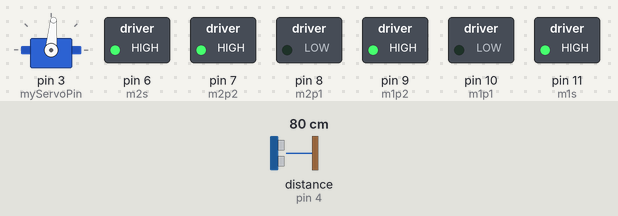
Recording of a sketch running on a simulated Arduino Uno, built with avr-gcc and run on an emulated ATmega328P. On the bench: servo, switched loads named in the sketch (green lamp = pin HIGH). Wiring (inferred from the names in the program): ultrasonic range finder: trigger pin 5; echo pin 4. Dashed ring = blinking. Inputs (shaded band) come from the test bench; at power-on: distance to the obstacle (sensor on pin 4) 80 cm. The echo pulse lasts 58.3 µs per cm; pins used as bus, display or sensor lines are not drawn.

Above: at 1.2 s.
1.3 s: distance to the obstacle (sensor on pin 4) set to 2 cm
At 2.1 s:
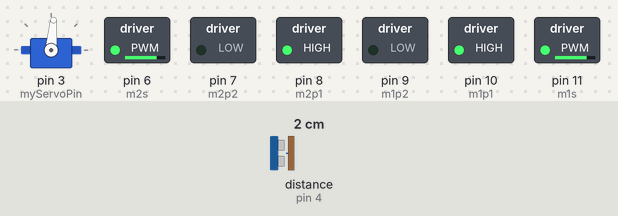
4.3 s: distance to the obstacle (sensor on pin 4) set to 23 cm
7.3 s: distance to the obstacle (sensor on pin 4) set to 28 cm
At 8.4 s:
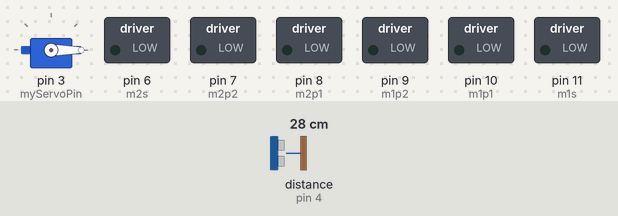
10.3 s: distance to the obstacle (sensor on pin 4) set to 35 cm
At 12.7 s:
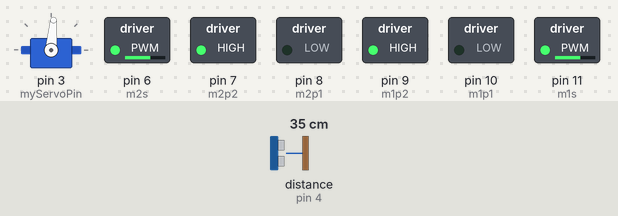
13.0 s: distance to the obstacle (sensor on pin 4) set to 4 cm
At 13.12 s:
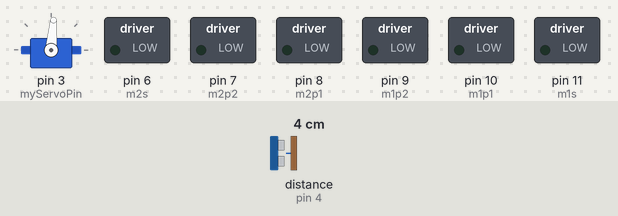
16.0 s: distance to the obstacle (sensor on pin 4) set to 33 cm
At 17.8 s:
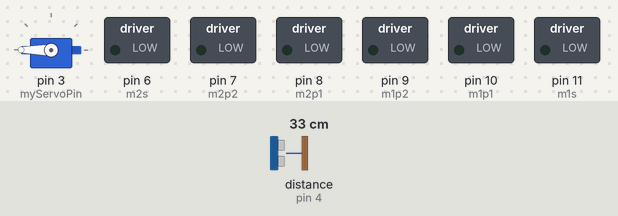
Timing chart, 0 to 19.8 s (numbered marks = the images above; inputs shaded):
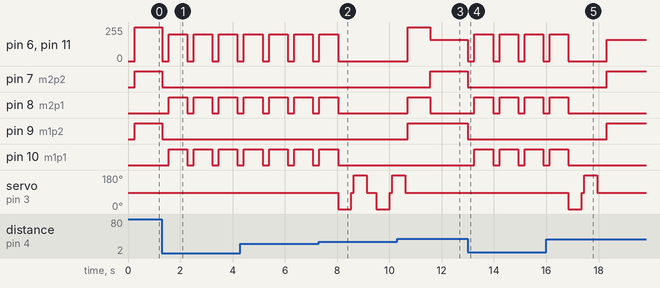

Measured:
- the behaviour switches between 25 and 26 cm on distance to the obstacle (sensor on pin 4) (found by bisection; images 1 and 2)
- after the input at 1.3 s, pin 6 (m2s), pin 11 (m1s): alternates 200/255 for 0.71 s and 0/255 for 0.25 s, starting at once; pin 7 (m2p2), pin 9 (m1p2): HIGH → LOW at once; pin 8 (m2p1), pin 10 (m1p1): alternates HIGH for 0.71 s and LOW for 0.25 s, starting after 0.25 s
- after the input at 7.3 s, pin 6 (m2s), pin 11 (m1s): goes on until 8.0 s, then stays 0/255; pin 8 (m2p1), pin 10 (m1p1): goes on until 8.0 s, then stays LOW; servo on pin 3 (myServoPin): 85° → 0° after 0.74 s, → 85° 0.50 s later, → 180° 0.10 s later, → 85° 0.50 s later, … (7 changes in this stretch)
- after the input at 10.3 s, pin 7 (m2p2): LOW → HIGH after 1.3 s; pin 9 (m1p2): goes on until 10.7 s, then stays HIGH; servo on pin 3 (myServoPin): goes on until 10.6 s, then stays 85°
- after the input at 13.0 s, pin 6 (m2s), pin 11 (m1s): alternates 200/255 for 0.71 s and 0/255 for 0.25 s, starting at once; pin 7 (m2p2), pin 9 (m1p2): HIGH → LOW at once; pin 8 (m2p1), pin 10 (m1p1): alternates HIGH for 0.71 s and LOW for 0.25 s, starting after 0.25 s
- after the input at 16.0 s, pin 7 (m2p2), pin 9 (m1p2): LOW → HIGH after 2.3 s; pin 8 (m2p1), pin 10 (m1p1): goes on until 16.8 s, then stays LOW; servo on pin 3 (myServoPin): 85° → 0° after 0.85 s, → 85° 0.50 s later, → 180° 0.10 s later, → 85° 0.50 s later

The sketch:

Arduino_Obstacle_Avoiding_Car_A_O_A_C_.ino
```cpp
/*
This beautiful code is created by Susovan das on 8th july 2020 for those people who wanted to make a ultra sonic car using Arduino And HC SR04 Ultra Sonic Sensor.
*/
#include <servo.h>//we need servo library
#define TriggerPin  5 //define_Trigger___________Pin
#define EchoPin     4 //define_Echo______________Pin
#define m1p1       10 //define_right_motor_+ve___Pin
#define m1p2        9 //define_right_motor_-ve___Pin
#define m2p1        8 //define_left__motor +ve___pin
#define m2p2        7 //define_left__motor_-ve___pin
#define m1s        11 //define_right_motor_speed_Pin
#define m2s         6 //define_left__motor_speed_Pin
#define myServoPin  3 //define_servo_____________Pin
#define frontpos   85 //defining_servo_front__degree
#define leftpos   180 //defining_servo_left___degree
#define rightpos    0 //defining_servo_right__degree
#define dt        350 //defining__________delay_Time
Servo myservo;
float frontdistance;
float leftdistance;
float rightdistance;
float frontduration;
float leftduration;
float rightduration;

void setup(){

    myservo.attach(myServoPin);
    pinMode(m1p1,OUTPUT);
    pinMode(m1p2,OUTPUT);
    pinMode(m2p1,OUTPUT);
    pinMode(m2p2,OUTPUT);
    pinMode(m1s ,OUTPUT);
    pinMode(m2s ,OUTPUT);
    pinMode(TriggerPin,OUTPUT);
    pinMode(EchoPin,INPUT);

}

void loop(){
  //front distance
  myservo.write(frontpos);
  delay(10);
  digitalWrite(TriggerPin,LOW);
  delayMicroseconds(2);
  digitalWrite(TriggerPin,HIGH);
  delayMicroseconds(10);
  digitalWrite(TriggerPin,LOW);
  frontduration=pulseIn(EchoPin,HIGH);
  frontdistance=frontduration*0.0343/2;
  if(frontdistance<=5){frontdistance=0;}
  delay(dt-100);

 while(frontdistance>50 ){
 forwardspd3();
 //front distance

 digitalWrite(TriggerPin,LOW);
 delayMicroseconds(2);
 digitalWrite(TriggerPin,HIGH);
 delayMicroseconds(10);
 digitalWrite(TriggerPin,LOW);
 frontduration=pulseIn(EchoPin,HIGH);
 frontdistance=frontduration*0.0343/2;
 if(frontdistance<=5){frontdistance=0;}
 delay(1);}

while(frontdistance>40 ){
 forwardspd2();
 //front distance

 digitalWrite(TriggerPin,LOW);
 delayMicroseconds(2);
 digitalWrite(TriggerPin,HIGH);
 delayMicroseconds(10);
 digitalWrite(TriggerPin,LOW);
 frontduration=pulseIn(EchoPin,HIGH);
 frontdistance=frontduration*0.0343/2;
 if(frontdistance<=5){frontdistance=0;}
 delay(1);}

 while(frontdistance>30 ){
 forwardspd1();
 //front distance

 digitalWrite(TriggerPin,LOW);
 delayMicroseconds(2);
 digitalWrite(TriggerPin,HIGH);
 delayMicroseconds(10);
 digitalWrite(TriggerPin,LOW);
 frontduration=pulseIn(EchoPin,HIGH);
 frontdistance=frontduration*0.0343/2;
 if(frontdistance<=5){frontdistance=0;}
 delay(1);}


 while(frontdistance<=25 ){
        stop();
        delay(250);
        backward();
        delay(700);
         //front distance
    myservo.write(frontpos);
    digitalWrite(TriggerPin,LOW);
    delayMicroseconds(2);
    digitalWrite(TriggerPin,HIGH);
    delayMicroseconds(10);
    digitalWrite(TriggerPin,LOW);
    frontduration=pulseIn(EchoPin,HIGH);
    frontdistance=frontduration*0.0343/2;
    if(frontdistance<=5){frontdistance=0;}
    delay(10);
        }
  stop();
        //right distance
  myservo.write(rightpos);
  delay(250);
  digitalWrite(TriggerPin,LOW);
  delayMicroseconds(2);
  digitalWrite(TriggerPin,HIGH);
  delayMicroseconds(10);
  digitalWrite(TriggerPin,LOW);
  rightduration=pulseIn(EchoPin,HIGH);
  rightdistance=rightduration*0.0343/2;
  delay(dt-100);


           myservo.write(frontpos);

               delay(100);

    //left distance

    myservo.write(leftpos);
    delay(250);
    digitalWrite(TriggerPin,LOW);
    delayMicroseconds(2);
    digitalWrite(TriggerPin,HIGH);
    delayMicroseconds(10);
    digitalWrite(TriggerPin,LOW);
    leftduration=pulseIn(EchoPin,HIGH);
    leftdistance=leftduration*0.0343/2;
    delay(dt-100);
    myservo.write(frontpos);
    delay(100);

     if(leftdistance<rightdistance){  right();
                                      delay(600);
                                   }
else if(leftdistance>rightdistance){  left();
                                      delay(600);
                                   }
           }

void forwardspd1(){//forward first  speed
    analogWrite (m1s , 160);
    analogWrite (m2s , 160);
    digitalWrite(m1p1, LOW);
    digitalWrite(m1p2,HIGH);
    digitalWrite(m2p1, LOW);
    digitalWrite(m2p2,HIGH);
}
void forwardspd2(){//forward second speed
    analogWrite (m1s , 200);
    analogWrite (m2s , 200);
    digitalWrite(m1p1, LOW);
    digitalWrite(m1p2,HIGH);
    digitalWrite(m2p1, LOW);
    digitalWrite(m2p2,HIGH);
}
void forwardspd3(){//forward third  speed
    analogWrite (m1s , 255);
    analogWrite (m2s , 255);
    digitalWrite(m1p1, LOW);
    digitalWrite(m1p2,HIGH);
    digitalWrite(m2p1, LOW);
    digitalWrite(m2p2,HIGH);
}
void backward(){
    analogWrite (m1s , 200);
    analogWrite (m2s , 200);
    digitalWrite(m1p1,HIGH);
    digitalWrite(m1p2, LOW);
    digitalWrite(m2p1,HIGH);
    digitalWrite(m2p2, LOW);
}
void left(){
    analogWrite (m1s , 255);
    analogWrite (m2s , 255);
    digitalWrite(m1p1, LOW);
    digitalWrite(m1p2,HIGH);
    digitalWrite(m2p1,HIGH);
    digitalWrite(m2p2, LOW);
}
void right(){
    analogWrite (m1s , 255);
    analogWrite (m2s , 255);
    digitalWrite(m1p1,HIGH);
    digitalWrite(m1p2, LOW);
    digitalWrite(m2p1, LOW);
    digitalWrite(m2p2,HIGH);

    }
void stop(){
    analogWrite (m1s , 0 );
    analogWrite (m2s , 0 );
    digitalWrite(m1p1,LOW);
    digitalWrite(m1p2,LOW);
    digitalWrite(m2p1,LOW);
    digitalWrite(m2p2,LOW);
}
```
